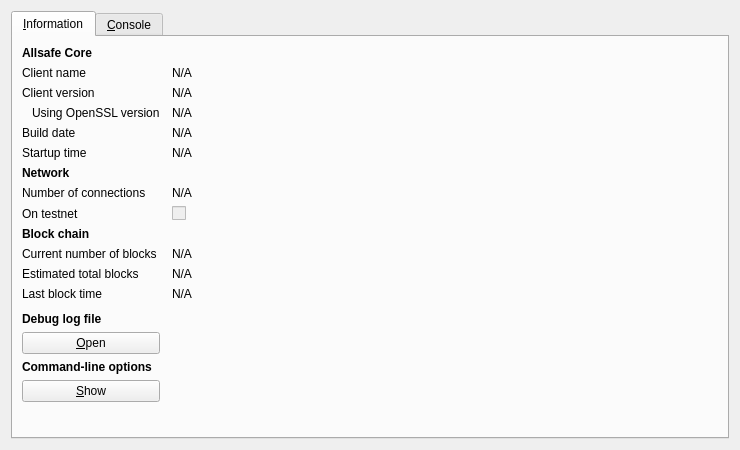
<?xml version="1.0" encoding="UTF-8"?>
<ui version="4.0">
 <class>RPCConsole</class>
 <widget class="QDialog" name="RPCConsole">
  <property name="geometry">
   <rect>
    <x>0</x>
    <y>0</y>
    <width>740</width>
    <height>450</height>
   </rect>
  </property>
  <property name="windowTitle">
   <string>Allsafe - Debug window</string>
  </property>
  <property name="styleSheet">
   <string notr="true">background-image: url(:/images/image2);</string>
  </property>
  <layout class="QVBoxLayout" name="verticalLayout_2">
   <item>
    <widget class="QTabWidget" name="tabWidget">
     <property name="currentIndex">
      <number>0</number>
     </property>
     <widget class="QWidget" name="tab_info">
      <attribute name="title">
       <string>&amp;Information</string>
      </attribute>
      <layout class="QGridLayout" name="gridLayout" columnstretch="0,1">
       <property name="horizontalSpacing">
        <number>12</number>
       </property>
       <item row="0" column="0">
        <widget class="QLabel" name="label_9">
         <property name="font">
          <font>
           <weight>75</weight>
           <bold>true</bold>
          </font>
         </property>
         <property name="text">
          <string>Allsafe Core</string>
         </property>
        </widget>
       </item>
       <item row="1" column="0">
        <widget class="QLabel" name="label_5">
         <property name="text">
          <string>Client name</string>
         </property>
        </widget>
       </item>
       <item row="1" column="1">
        <widget class="QLabel" name="clientName">
         <property name="cursor">
          <cursorShape>IBeamCursor</cursorShape>
         </property>
         <property name="text">
          <string>N/A</string>
         </property>
         <property name="textFormat">
          <enum>Qt::PlainText</enum>
         </property>
         <property name="textInteractionFlags">
          <set>Qt::LinksAccessibleByMouse|Qt::TextSelectableByKeyboard|Qt::TextSelectableByMouse</set>
         </property>
        </widget>
       </item>
       <item row="2" column="0">
        <widget class="QLabel" name="label_6">
         <property name="text">
          <string>Client version</string>
         </property>
        </widget>
       </item>
       <item row="2" column="1">
        <widget class="QLabel" name="clientVersion">
         <property name="cursor">
          <cursorShape>IBeamCursor</cursorShape>
         </property>
         <property name="text">
          <string>N/A</string>
         </property>
         <property name="textFormat">
          <enum>Qt::PlainText</enum>
         </property>
         <property name="textInteractionFlags">
          <set>Qt::LinksAccessibleByMouse|Qt::TextSelectableByKeyboard|Qt::TextSelectableByMouse</set>
         </property>
        </widget>
       </item>
       <item row="3" column="0">
        <widget class="QLabel" name="label_14">
         <property name="text">
          <string>Using OpenSSL version</string>
         </property>
         <property name="indent">
          <number>10</number>
         </property>
        </widget>
       </item>
       <item row="3" column="1">
        <widget class="QLabel" name="openSSLVersion">
         <property name="cursor">
          <cursorShape>IBeamCursor</cursorShape>
         </property>
         <property name="text">
          <string>N/A</string>
         </property>
         <property name="textFormat">
          <enum>Qt::PlainText</enum>
         </property>
         <property name="textInteractionFlags">
          <set>Qt::LinksAccessibleByMouse|Qt::TextSelectableByKeyboard|Qt::TextSelectableByMouse</set>
         </property>
        </widget>
       </item>
       <item row="4" column="0">
        <widget class="QLabel" name="label_12">
         <property name="text">
          <string>Build date</string>
         </property>
        </widget>
       </item>
       <item row="4" column="1">
        <widget class="QLabel" name="buildDate">
         <property name="cursor">
          <cursorShape>IBeamCursor</cursorShape>
         </property>
         <property name="text">
          <string>N/A</string>
         </property>
         <property name="textFormat">
          <enum>Qt::PlainText</enum>
         </property>
         <property name="textInteractionFlags">
          <set>Qt::LinksAccessibleByMouse|Qt::TextSelectableByKeyboard|Qt::TextSelectableByMouse</set>
         </property>
        </widget>
       </item>
       <item row="5" column="0">
        <widget class="QLabel" name="label_13">
         <property name="text">
          <string>Startup time</string>
         </property>
        </widget>
       </item>
       <item row="5" column="1">
        <widget class="QLabel" name="startupTime">
         <property name="cursor">
          <cursorShape>IBeamCursor</cursorShape>
         </property>
         <property name="text">
          <string>N/A</string>
         </property>
         <property name="textFormat">
          <enum>Qt::PlainText</enum>
         </property>
         <property name="textInteractionFlags">
          <set>Qt::LinksAccessibleByMouse|Qt::TextSelectableByKeyboard|Qt::TextSelectableByMouse</set>
         </property>
        </widget>
       </item>
       <item row="6" column="0">
        <widget class="QLabel" name="label_11">
         <property name="font">
          <font>
           <weight>75</weight>
           <bold>true</bold>
          </font>
         </property>
         <property name="text">
          <string>Network</string>
         </property>
        </widget>
       </item>
       <item row="7" column="0">
        <widget class="QLabel" name="label_7">
         <property name="text">
          <string>Number of connections</string>
         </property>
        </widget>
       </item>
       <item row="7" column="1">
        <widget class="QLabel" name="numberOfConnections">
         <property name="cursor">
          <cursorShape>IBeamCursor</cursorShape>
         </property>
         <property name="text">
          <string>N/A</string>
         </property>
         <property name="textFormat">
          <enum>Qt::PlainText</enum>
         </property>
         <property name="textInteractionFlags">
          <set>Qt::LinksAccessibleByMouse|Qt::TextSelectableByKeyboard|Qt::TextSelectableByMouse</set>
         </property>
        </widget>
       </item>
       <item row="8" column="0">
        <widget class="QLabel" name="label_8">
         <property name="text">
          <string>On testnet</string>
         </property>
        </widget>
       </item>
       <item row="8" column="1">
        <widget class="QCheckBox" name="isTestNet">
         <property name="enabled">
          <bool>false</bool>
         </property>
         <property name="text">
          <string/>
         </property>
        </widget>
       </item>
       <item row="9" column="0">
        <widget class="QLabel" name="label_10">
         <property name="font">
          <font>
           <weight>75</weight>
           <bold>true</bold>
          </font>
         </property>
         <property name="text">
          <string>Block chain</string>
         </property>
        </widget>
       </item>
       <item row="10" column="0">
        <widget class="QLabel" name="label_3">
         <property name="text">
          <string>Current number of blocks</string>
         </property>
        </widget>
       </item>
       <item row="10" column="1">
        <widget class="QLabel" name="numberOfBlocks">
         <property name="cursor">
          <cursorShape>IBeamCursor</cursorShape>
         </property>
         <property name="text">
          <string>N/A</string>
         </property>
         <property name="textFormat">
          <enum>Qt::PlainText</enum>
         </property>
         <property name="textInteractionFlags">
          <set>Qt::LinksAccessibleByMouse|Qt::TextSelectableByKeyboard|Qt::TextSelectableByMouse</set>
         </property>
        </widget>
       </item>
       <item row="11" column="0">
        <widget class="QLabel" name="label_4">
         <property name="text">
          <string>Estimated total blocks</string>
         </property>
        </widget>
       </item>
       <item row="11" column="1">
        <widget class="QLabel" name="totalBlocks">
         <property name="cursor">
          <cursorShape>IBeamCursor</cursorShape>
         </property>
         <property name="text">
          <string>N/A</string>
         </property>
         <property name="textFormat">
          <enum>Qt::PlainText</enum>
         </property>
         <property name="textInteractionFlags">
          <set>Qt::LinksAccessibleByMouse|Qt::TextSelectableByKeyboard|Qt::TextSelectableByMouse</set>
         </property>
        </widget>
       </item>
       <item row="12" column="0">
        <widget class="QLabel" name="label_2">
         <property name="text">
          <string>Last block time</string>
         </property>
        </widget>
       </item>
       <item row="12" column="1">
        <widget class="QLabel" name="lastBlockTime">
         <property name="cursor">
          <cursorShape>IBeamCursor</cursorShape>
         </property>
         <property name="text">
          <string>N/A</string>
         </property>
         <property name="textFormat">
          <enum>Qt::PlainText</enum>
         </property>
         <property name="textInteractionFlags">
          <set>Qt::LinksAccessibleByMouse|Qt::TextSelectableByKeyboard|Qt::TextSelectableByMouse</set>
         </property>
        </widget>
       </item>
       <item row="13" column="0">
        <spacer name="verticalSpacer_2">
         <property name="orientation">
          <enum>Qt::Vertical</enum>
         </property>
         <property name="sizeHint" stdset="0">
          <size>
           <width>20</width>
           <height>20</height>
          </size>
         </property>
        </spacer>
       </item>
       <item row="14" column="0">
        <widget class="QLabel" name="labelDebugLogfile">
         <property name="font">
          <font>
           <weight>75</weight>
           <bold>true</bold>
          </font>
         </property>
         <property name="text">
          <string>Debug log file</string>
         </property>
        </widget>
       </item>
       <item row="15" column="0">
        <widget class="QPushButton" name="openDebugLogfileButton">
         <property name="toolTip">
          <string>Open the Allsafe debug log file from the current data directory. This can take a few seconds for large log files.</string>
         </property>
         <property name="text">
          <string>&amp;Open</string>
         </property>
         <property name="autoDefault">
          <bool>false</bool>
         </property>
        </widget>
       </item>
       <item row="16" column="0">
        <widget class="QLabel" name="labelCLOptions">
         <property name="font">
          <font>
           <weight>75</weight>
           <bold>true</bold>
          </font>
         </property>
         <property name="text">
          <string>Command-line options</string>
         </property>
        </widget>
       </item>
       <item row="17" column="0">
        <widget class="QPushButton" name="showCLOptionsButton">
         <property name="toolTip">
          <string>Show the Allsafe-qt help message to get a list with possible Allsafe command-line options.</string>
         </property>
         <property name="text">
          <string>&amp;Show</string>
         </property>
         <property name="autoDefault">
          <bool>false</bool>
         </property>
        </widget>
       </item>
       <item row="18" column="0">
        <spacer name="verticalSpacer">
         <property name="orientation">
          <enum>Qt::Vertical</enum>
         </property>
         <property name="sizeHint" stdset="0">
          <size>
           <width>20</width>
           <height>40</height>
          </size>
         </property>
        </spacer>
       </item>
      </layout>
     </widget>
     <widget class="QWidget" name="tab_console">
      <attribute name="title">
       <string>&amp;Console</string>
      </attribute>
      <layout class="QVBoxLayout" name="verticalLayout_3">
       <property name="spacing">
        <number>3</number>
       </property>
       <item>
        <widget class="QTextEdit" name="messagesWidget">
         <property name="minimumSize">
          <size>
           <width>0</width>
           <height>100</height>
          </size>
         </property>
         <property name="readOnly">
          <bool>true</bool>
         </property>
         <property name="tabKeyNavigation" stdset="0">
          <bool>false</bool>
         </property>
         <property name="columnCount" stdset="0">
          <number>2</number>
         </property>
        </widget>
       </item>
       <item>
        <layout class="QHBoxLayout" name="horizontalLayout">
         <property name="spacing">
          <number>3</number>
         </property>
         <item>
          <widget class="QLabel" name="label">
           <property name="text">
            <string notr="true">&gt;</string>
           </property>
          </widget>
         </item>
         <item>
          <widget class="QLineEdit" name="lineEdit"/>
         </item>
         <item>
          <widget class="QPushButton" name="clearButton">
           <property name="maximumSize">
            <size>
             <width>24</width>
             <height>24</height>
            </size>
           </property>
           <property name="toolTip">
            <string>Clear console</string>
           </property>
           <property name="text">
            <string/>
           </property>
           <property name="icon">
            <iconset resource="../bitcoin.qrc">
             <normaloff>:/icons/remove</normaloff>:/icons/remove</iconset>
           </property>
           <property name="shortcut">
            <string notr="true">Ctrl+L</string>
           </property>
           <property name="autoDefault">
            <bool>false</bool>
           </property>
          </widget>
         </item>
        </layout>
       </item>
      </layout>
     </widget>
    </widget>
   </item>
  </layout>
 </widget>
 <resources>
  <include location="../bitcoin.qrc"/>
 </resources>
 <connections/>
</ui>
